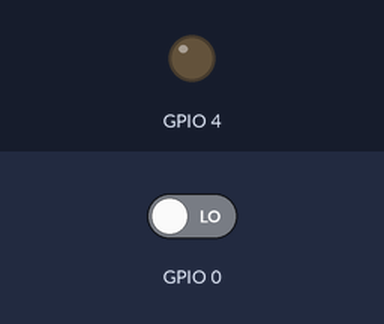
This sketch was run on a simulated ESP8266 (NodeMCU). On the bench: output pins drawn as LEDs (lit = HIGH). The test bench sets the inputs (shaded band); at power-on: GPIO 0 LOW. WiFi joins after 1.5 s; servers stay silent unless stated.

Above: at 3.0 s.
3.1 s: GPIO 0 driven HIGH
At 3.9 s:
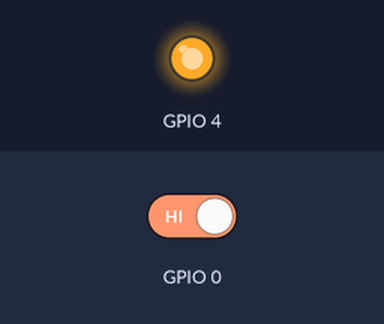
Timing chart, 0 to 11.6 s (numbered marks = the images above; inputs shaded):
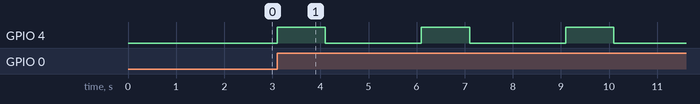

Measured:
- after the input at 3.1 s, GPIO 4: alternates HIGH for 1.0 s and LOW for 2.0 s, starting at once

The sketch:

Arduino.lnk.ino
```cpp
// (licence header left out)
/* Comment this out to disable prints and save space */
#define BLYNK_PRINT Serial

int estadobut =0;
#include <ESP8266WiFi.h>
#include <BlynkSimpleEsp8266.h>

// You should get Auth Token in the Blynk App.
// Go to the Project Settings (nut icon).
char auth[] = "8fbcb32654514b19a73fe2dfe1f87d55";

// Your WiFi credentials.
// Set password to "" for open networks.
char ssid[] = "office";
char pass[] = "07091822";

void setup()
{
  pinMode (4,OUTPUT);


  // Debug console
  Serial.begin(9600);

  Blynk.begin(auth, ssid, pass);
}

void loop()
{
  Blynk.run();
  estadobut=digitalRead(0);

  if (estadobut==HIGH)
  {
    digitalWrite(4,HIGH);
    delay(1000);
    digitalWrite(4,LOW);
 delay (1000);
 digitalWrite(0,LOW);
 delay(1000);

  }
}
```
